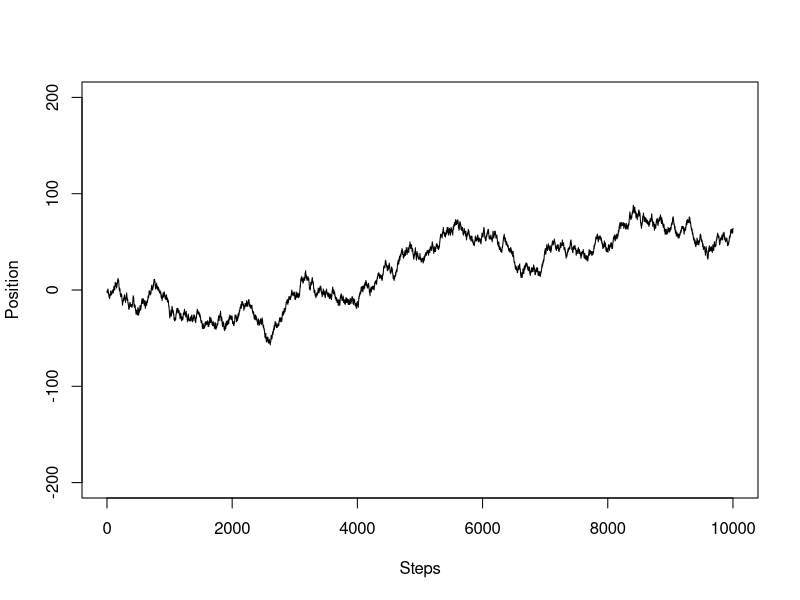
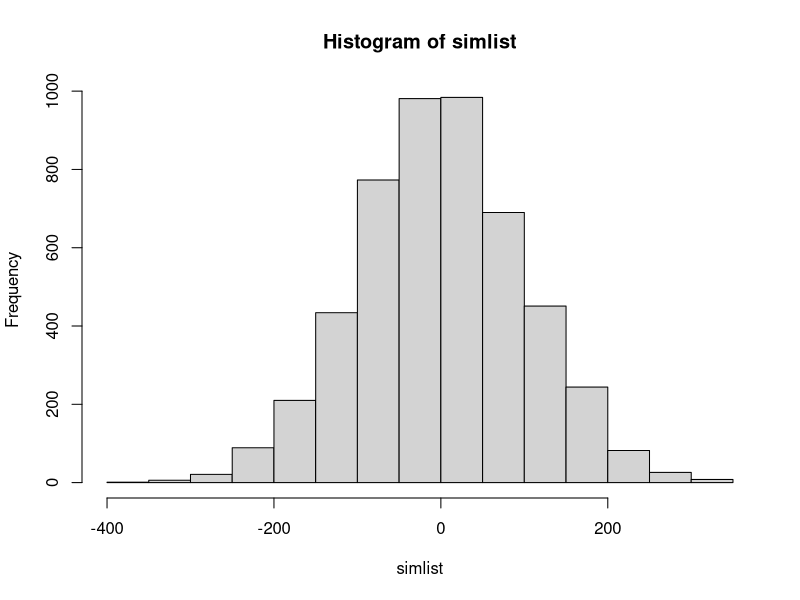

Reproduce these figures in R, in order.
### RandomWalk.R
### S = X1 + ... + Xn

rw <- sample(c(-1,1), 10000, replace=T, prob=c(1/2,1/2))
plot(cumsum(rw),type="l",xlab="Steps",ylab="Position",ylim=c(-200,200))


#### Final position S of the random walk
trials <- 5000
simlist <- numeric(trials)
for (i in 1:trials) {
rw <- sample(c(-1,1),10000, replace=T,prob=c(1/2,1/2))
simlist[i] <- tail(cumsum(rw),1)  # Final position of random walk
}

hist(simlist)
mean(simlist)
sd(simlist)